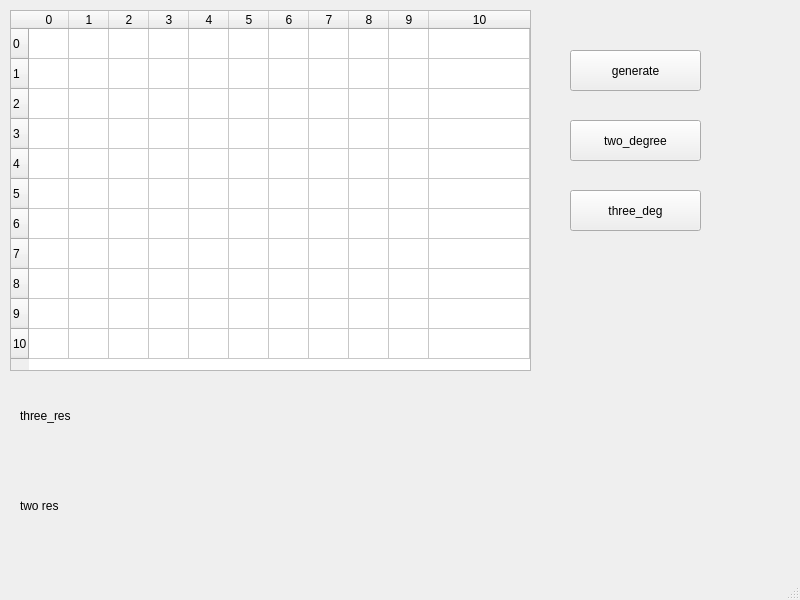
<?xml version="1.0" encoding="UTF-8"?>
<ui version="4.0">
 <class>MainWindow</class>
 <widget class="QMainWindow" name="MainWindow">
  <property name="geometry">
   <rect>
    <x>0</x>
    <y>0</y>
    <width>800</width>
    <height>600</height>
   </rect>
  </property>
  <property name="windowTitle">
   <string>MainWindow</string>
  </property>
  <widget class="QWidget" name="centralwidget">
   <widget class="QTableWidget" name="tableWidget">
    <property name="geometry">
     <rect>
      <x>10</x>
      <y>10</y>
      <width>521</width>
      <height>361</height>
     </rect>
    </property>
    <attribute name="horizontalHeaderCascadingSectionResizes">
     <bool>true</bool>
    </attribute>
    <attribute name="horizontalHeaderDefaultSectionSize">
     <number>40</number>
    </attribute>
    <attribute name="horizontalHeaderStretchLastSection">
     <bool>true</bool>
    </attribute>
    <row>
     <property name="text">
      <string>0</string>
     </property>
    </row>
    <row>
     <property name="text">
      <string>1</string>
     </property>
    </row>
    <row>
     <property name="text">
      <string>2</string>
     </property>
    </row>
    <row>
     <property name="text">
      <string>3</string>
     </property>
    </row>
    <row>
     <property name="text">
      <string>4</string>
     </property>
    </row>
    <row>
     <property name="text">
      <string>5</string>
     </property>
    </row>
    <row>
     <property name="text">
      <string>6</string>
     </property>
    </row>
    <row>
     <property name="text">
      <string>7</string>
     </property>
    </row>
    <row>
     <property name="text">
      <string>8</string>
     </property>
    </row>
    <row>
     <property name="text">
      <string>9</string>
     </property>
    </row>
    <row>
     <property name="text">
      <string>10</string>
     </property>
    </row>
    <column>
     <property name="text">
      <string>0</string>
     </property>
    </column>
    <column>
     <property name="text">
      <string>1</string>
     </property>
    </column>
    <column>
     <property name="text">
      <string>2</string>
     </property>
    </column>
    <column>
     <property name="text">
      <string>3</string>
     </property>
    </column>
    <column>
     <property name="text">
      <string>4</string>
     </property>
    </column>
    <column>
     <property name="text">
      <string>5</string>
     </property>
    </column>
    <column>
     <property name="text">
      <string>6</string>
     </property>
    </column>
    <column>
     <property name="text">
      <string>7</string>
     </property>
    </column>
    <column>
     <property name="text">
      <string>8</string>
     </property>
    </column>
    <column>
     <property name="text">
      <string>9</string>
     </property>
    </column>
    <column>
     <property name="text">
      <string>10</string>
     </property>
    </column>
   </widget>
   <widget class="QPushButton" name="generate_btn">
    <property name="geometry">
     <rect>
      <x>570</x>
      <y>50</y>
      <width>131</width>
      <height>41</height>
     </rect>
    </property>
    <property name="text">
     <string>generate</string>
    </property>
   </widget>
   <widget class="QPushButton" name="two_degree_btn">
    <property name="geometry">
     <rect>
      <x>570</x>
      <y>120</y>
      <width>131</width>
      <height>41</height>
     </rect>
    </property>
    <property name="text">
     <string>two_degree</string>
    </property>
   </widget>
   <widget class="QLabel" name="two_res_lbl">
    <property name="geometry">
     <rect>
      <x>20</x>
      <y>470</y>
      <width>751</width>
      <height>71</height>
     </rect>
    </property>
    <property name="text">
     <string>two res</string>
    </property>
   </widget>
   <widget class="QPushButton" name="three_degree_btn_2">
    <property name="geometry">
     <rect>
      <x>570</x>
      <y>190</y>
      <width>131</width>
      <height>41</height>
     </rect>
    </property>
    <property name="text">
     <string>three_deg</string>
    </property>
   </widget>
   <widget class="QLabel" name="three_res_lbl">
    <property name="geometry">
     <rect>
      <x>20</x>
      <y>380</y>
      <width>751</width>
      <height>71</height>
     </rect>
    </property>
    <property name="text">
     <string>three_res</string>
    </property>
   </widget>
  </widget>
  <widget class="QMenuBar" name="menubar">
   <property name="geometry">
    <rect>
     <x>0</x>
     <y>0</y>
     <width>800</width>
     <height>21</height>
    </rect>
   </property>
  </widget>
  <widget class="QStatusBar" name="statusbar"/>
 </widget>
 <resources/>
 <connections/>
</ui>
